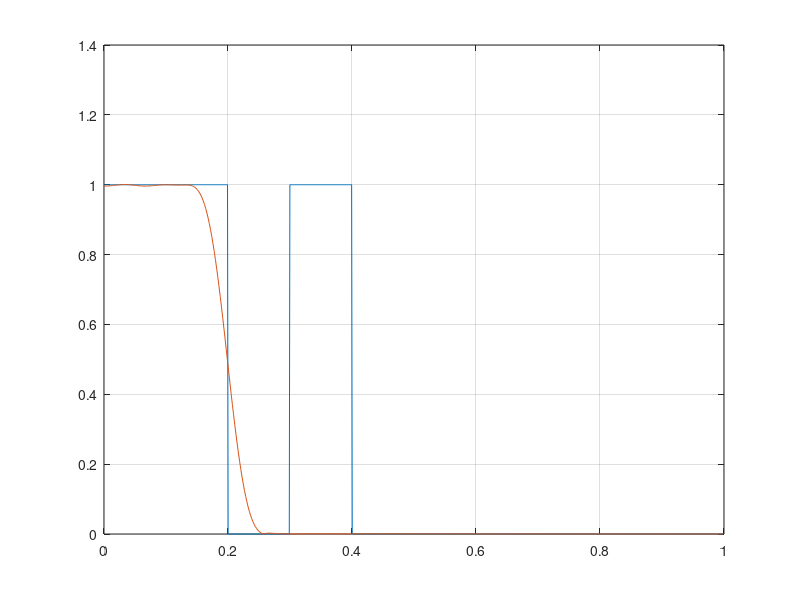
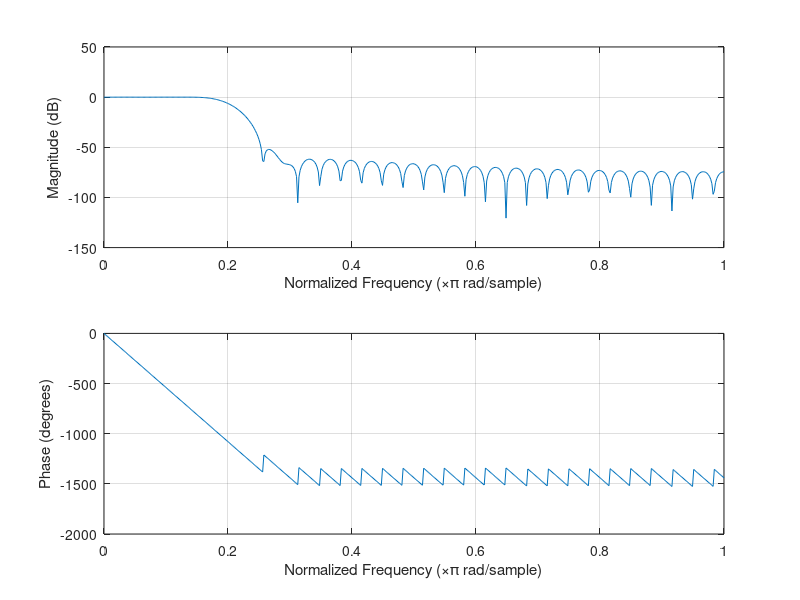
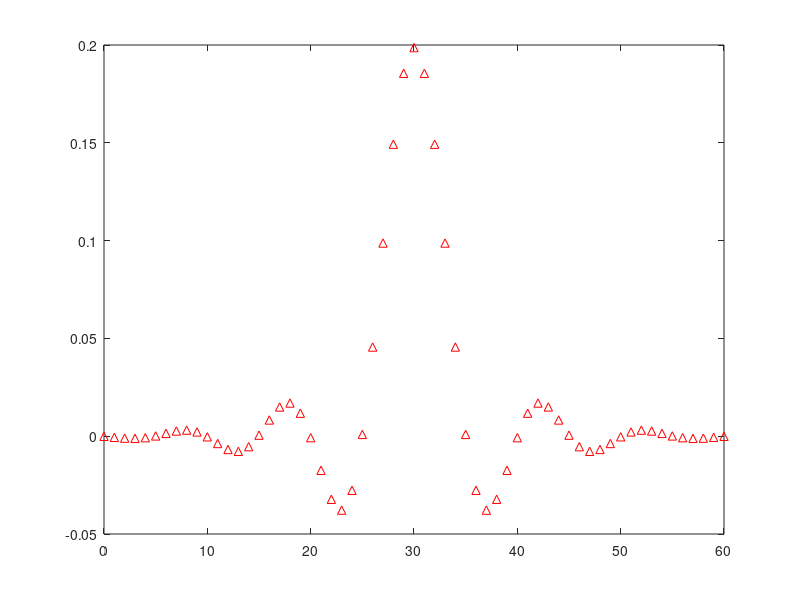

The MATLAB script that drew these images, in order:
%% 
clc;
clear;
% %% task 1
% L=23;
% f=0.3;
% fs=1024;
% 
% window = rectwin(L);
% fun = fir1(L-1,f,window);
% W = 0:1/fs:(fs-1)/fs;
% H = zeros(fs,1);
% H(1:f*fs+1) = 1;
% figure('Name', 'rect L');
% plot(W, H);
% grid on;
% hold on;
% [h,w] = freqz(fun);
% plot(w/pi,abs(h));
% figure('Name', 'rect L');
% freqz(fun);
% figure('Name', 'rect L');
% impz(fun);
% %% task 2
% L=23+1;
% f=0.3;
% fs=1024;
% 
% window = rectwin(L);
% fun = fir1(L-1,f,window);
% W = 0:1/fs:(fs-1)/fs;
% H = zeros(fs,1);
% H(1:f*fs+1) = 1;
% figure('Name', 'rect L+1');
% plot(W, H);
% grid on;
% hold on;
% [h,w] = freqz(fun);
% plot(w/pi,abs(h));
% figure('Name', 'rect L+1');
% freqz(fun);
% figure('Name', 'rect L+1');
% impz(fun);
% %% task 3
% L=23;
% f=0.3;
% fs=1024;
% 
% windowTriang = triang(L);
% funTriang = fir1(L-1,f,windowTriang);
% W = 0:1/fs:(fs-1)/fs;
% H = zeros(fs,1);
% H(1:f*fs+1) = 1;
% figure('Name', 'triang');
% plot(W, H);
% grid on;
% hold on;
% [h,w] = freqz(funTriang);
% plot(w/pi,abs(h));
% figure('Name', 'triang');
% freqz(funTriang);
% figure('Name', 'triang');
% impz(funTriang);
% 
% windowHamming = hamming(L);
% figure('Name', 'hamming');
% plot(W, H);
% grid on;
% hold on;
% funHamming = fir1(L-1,f,windowHamming);
% [h,w] = freqz(funHamming);
% plot(w/pi,abs(h));
% figure('Name', 'hamming');
% freqz(funHamming);
% figure('Name', 'hamming');
% impz(funHamming);
% 
% windowBlackman = blackman(L);
% figure('Name', 'blackman');
% plot(W, H);
% grid on;
% hold on;
% funBlackman = fir1(L-1,f,windowBlackman);
% [h,w] = freqz(funBlackman);
% plot(w/pi,abs(h));
% figure('Name', 'blackman');
% freqz(funBlackman);
% figure('Name', 'blackman');
% impz(funBlackman);
% %% task 4
% L=23;
% f=0.3;
% fs=1024;
% beta = 1;
% 
% windowKaiser = kaiser(L, beta);
% funKaiser = fir1(L-1,f,windowKaiser);
% W = 0:1/fs:(fs-1)/fs;
% H = zeros(fs,1);
% H(1:f*fs+1) = 1;
% figure('Name', 'kaiser');
% plot(W, H);
% grid on;
% hold on;
% [h,w] = freqz(funKaiser);
% plot(w/pi,abs(h));
% figure('Name', 'kaiser');
% freqz(funKaiser);
% figure('Name', 'kaiser');
% impz(funKaiser);
%% task 5
L = 61;
fs=1024;
stripe1 = [0 0.2];
stripe2 = [0.3 0.4];

windowHamming = hamming(L);
funHamming = fir1(L-1,stripe1,windowHamming);
W = 0:1/fs:(fs-1)/fs;
H = zeros(fs,1);
H(1:0.2*fs+1) = 1;
H(0.3*fs+1:0.4*fs+1) = 1;
figure('Name', 'hamming 0-0.2 and 0.3-0.4');
plot(W, H);
grid on;
hold on;
[h,w] = freqz(funHamming);
plot(w/pi,abs(h));
figure('Name', 'hamming');
freqz(funHamming);
figure('Name', 'hamming');
impz(funHamming);